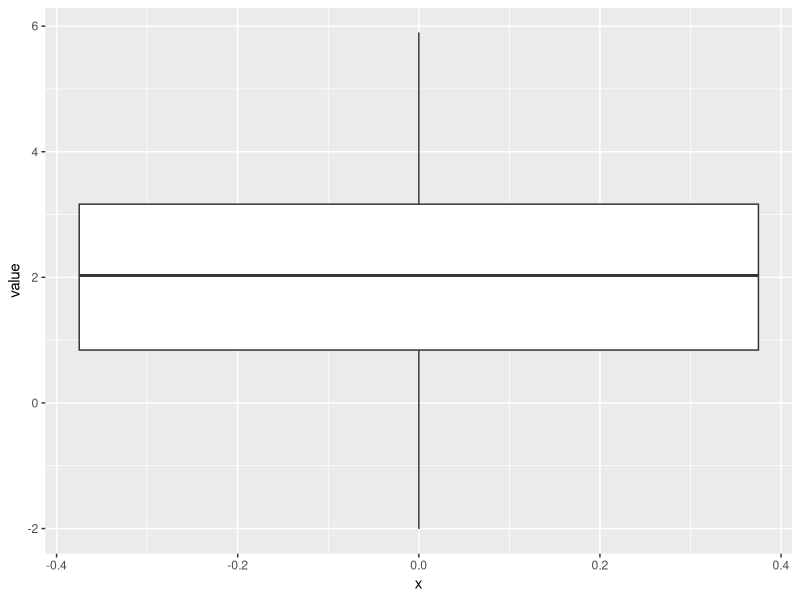
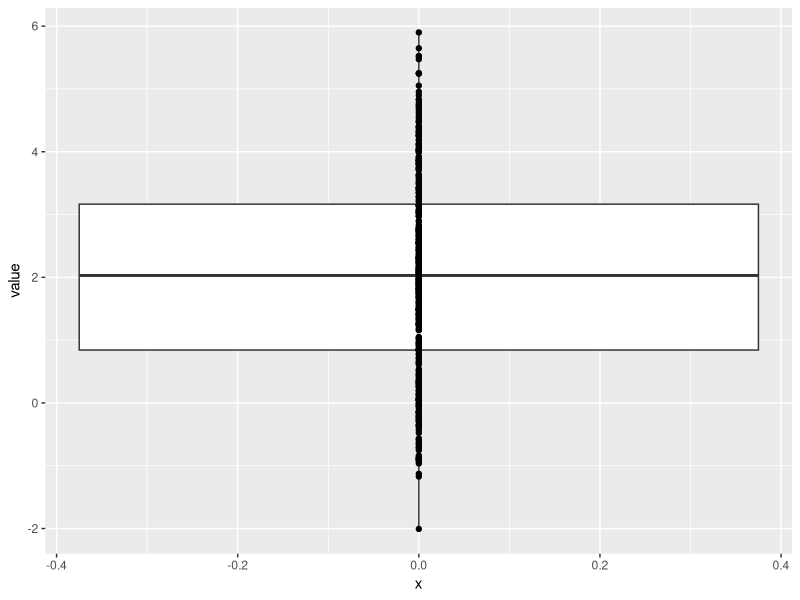
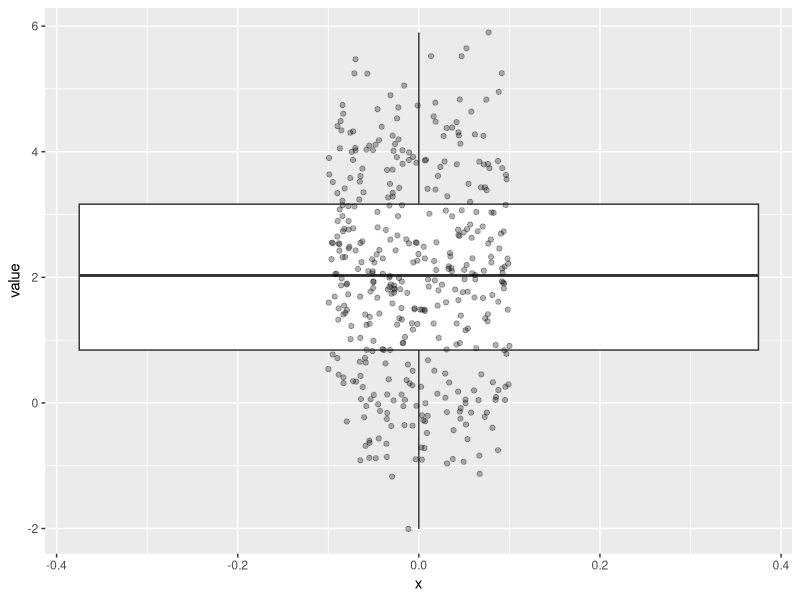
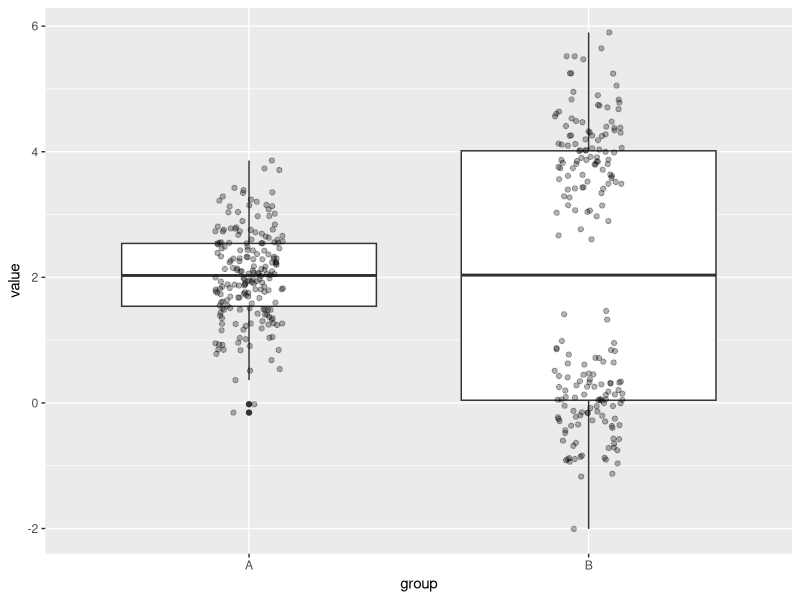
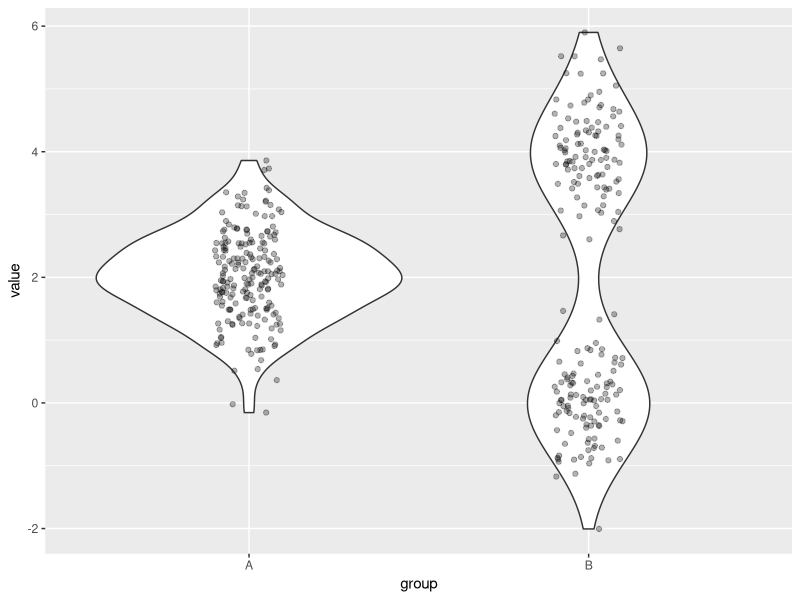
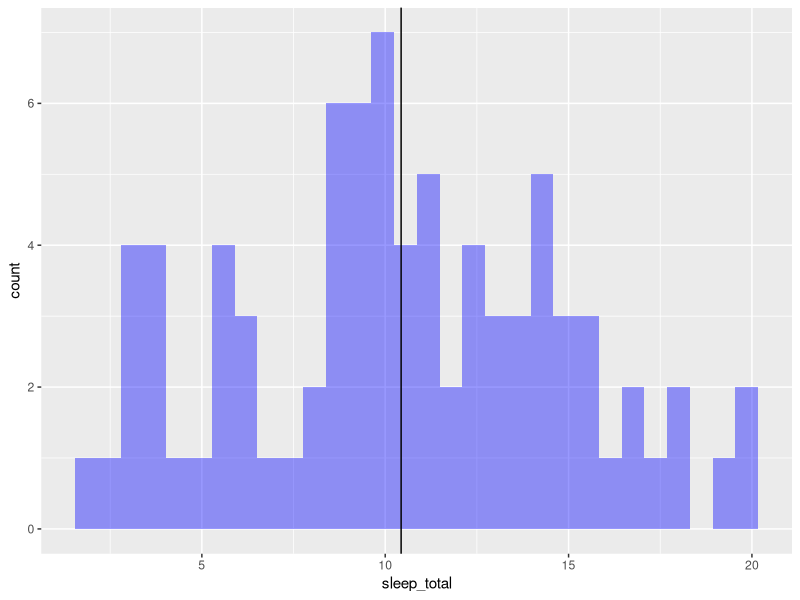
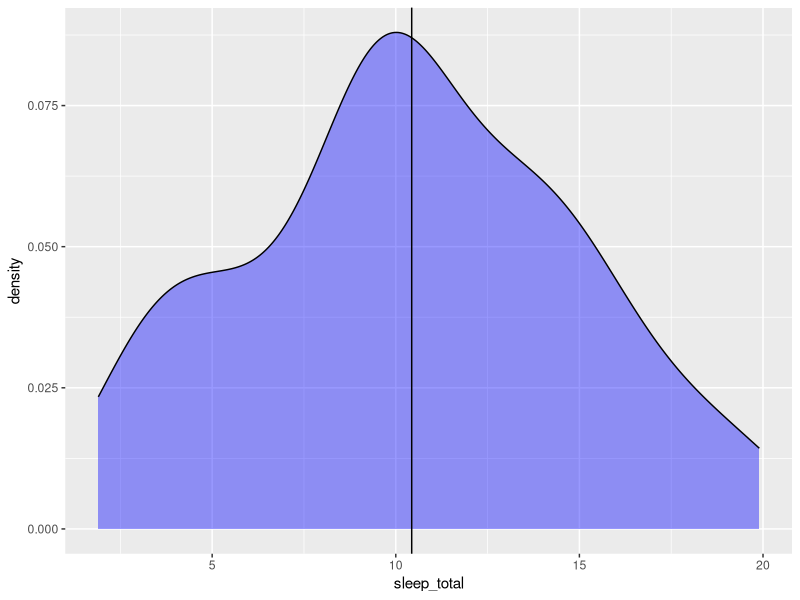
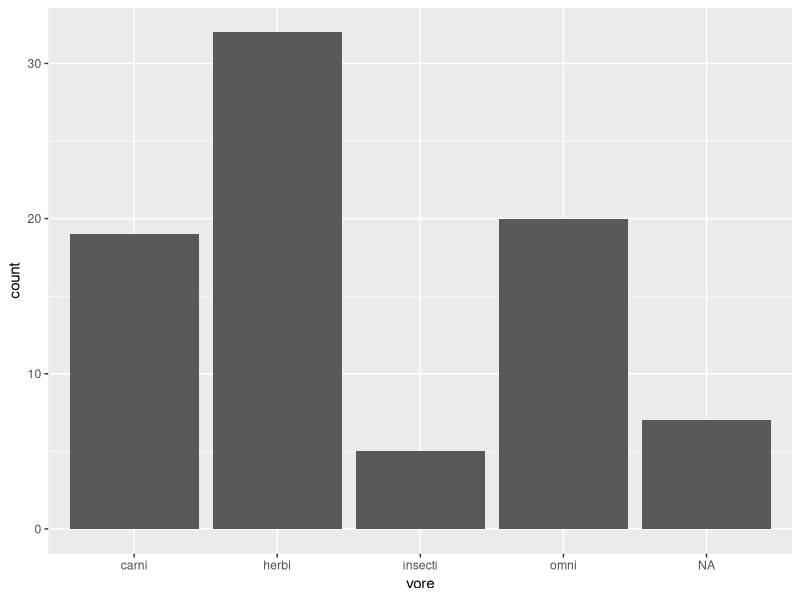

The R source for these figures, in order: (Note: this script raises an error after producing the figures.)
## ---- chunk 1
knitr::opts_chunk$set(echo = TRUE)
## ---- chunk 2
library(ggplot2)
## ---- chunk 3


# data_ex1_1 <- tibble(value =  c(rnorm(200, mean = 2, sd = sqrt(0.5)), rnorm(100, 0,sqrt(0.5)), rnorm(100,4,sqrt(0.5))), group = rep(c("A", "B"), each = 200))

# readr::write_csv(data_ex1_1, "data/data_ex1_1.csv")
data_ex1_1 <- read.csv("data/data_ex1_1.csv")
## ---- chunk 4

str(data_ex1_1)


## ---- chunk 5

mean(data_ex1_1[which(data_ex1_1$group == "A"),1] )
mean(data_ex1_1[which(data_ex1_1$group == "B"),1] )
## ---- chunk 6
my_plot <- ggplot(data = data_ex1_1, aes(x = 0, y = value)) # We don't need to put " as ggplot2 recpgnizes the columns' names

## ---- chunk 7

my_boxplot <- my_plot +
  geom_boxplot()

my_boxplot

## ---- chunk 8

my_boxplot+
  geom_point() 
## ---- chunk 9

my_boxplot+
  geom_point(alpha = .3, position = position_jitter(width =.1, height = 0)) 
## ---- chunk 10

my_plot2 <- ggplot(data = data_ex1_1, aes(x =group, y= value)) +
  geom_boxplot()+
  geom_point(alpha = .3, position = position_jitter(width =.1, height = 0)) 
my_plot2

## ---- chunk 11

my_plot2 <- ggplot(data = data_ex1_1, aes(x =group, y= value)) +
  geom_violin()+
  geom_point(alpha = .3, position = position_jitter(width =.1, height = 0)) 
my_plot2

## ---- chunk 12
data("msleep")
?msleep
## ---- chunk 13
ggplot(data = msleep, aes(x = sleep_total)) +
  geom_histogram(alpha =.4, fill = "blue") +
  geom_vline(xintercept = mean(msleep$sleep_total)) 

ggplot(data = msleep, aes(x = sleep_total)) +
  geom_density(alpha =.4, fill = "blue") +
  geom_vline(xintercept = mean(msleep$sleep_total)) 

## ---- chunk 14

ggplot(data=  msleep, aes(x = vore)) +
  geom_bar()

## ---- chunk 15
ggplot(data =msleep, aes(x = sleep_total, awake)) +
  geom_point() +
  geom_smooth(method = "lm")
## ---- chunk 16
msleep %>% 
ggplot(data =., aes(x = brainwt, bodywt)) +
  geom_point() +
  geom_smooth() 
## ---- chunk 17


msleep %>% 
ggplot(data =., aes(x = log(brainwt), log(bodywt))) +
  geom_point() +
  geom_smooth(method = "lm") 

## ---- chunk 18


msleep %>% 
ggplot(data =., aes(x = log(brainwt), log(bodywt))) +
  geom_point() +
  geom_smooth(method = "lm") +
  geom_vline(xintercept = 0) +
  geom_hline(yintercept = 0)

## ---- chunk 19

lm(log(bodywt) ~log(brainwt), data =msleep)

